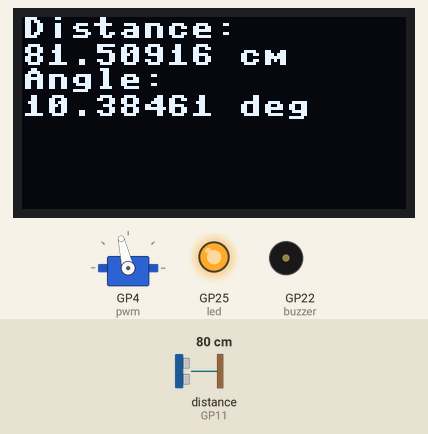
The program below on a simulated Raspberry Pi Pico running MicroPython. Shown: 128×64 one-colour display, servo, output pins drawn as LEDs (lit = HIGH), buzzer (waves = sounding, pin HIGH). Dashed ring = blinking. The inputs (shaded band) are chosen by the test bench; at power-on: distance to the obstacle (sensor on GP11) 80 cm. The echo pulse lasts 58.3 µs per cm; servo angles are drawn from the pulse width (0.5 ms = 0°, 2.5 ms = 180°); pins used as bus, display or sensor lines are not drawn; what the program prints to the serial console is not drawn.

Above: at 1.2 s.
1.3 s: distance to the obstacle (sensor on GP11) set to 2 cm
At 1.43 s:
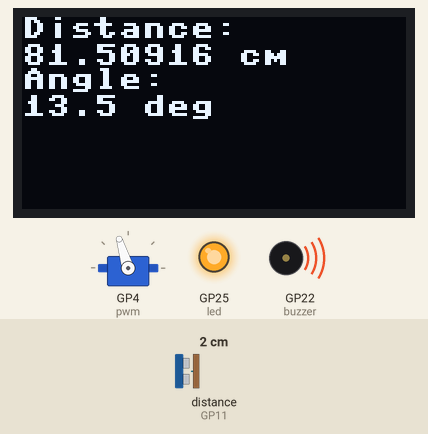
At 1.8 s:
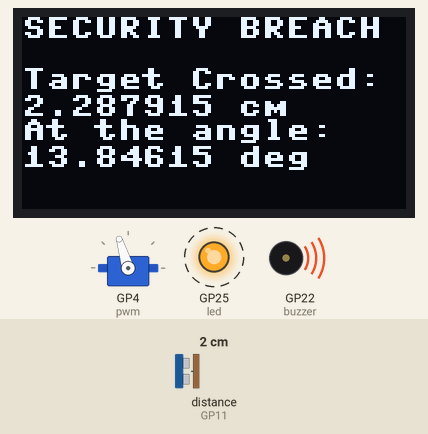
Timing chart, 0 to 9.4 s (numbered marks = the images above; inputs shaded):
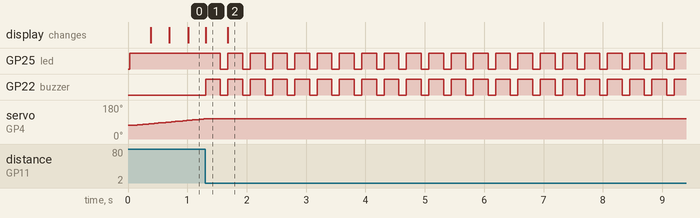

The program:

rp2040_ultrasonic_servo_oled_radar.py
```python
'''VERY IMPORTANT TO CONNECT ALL THE COMPONENTS TO THE BOARD BEFORE RUNNING THE CODE OTHERWISE YOU MAY GET SOME ERRORS!!!'''
from machine import Pin, I2C
from ssd1306 import SSD1306_I2C
import framebuf
from machine import Pin, PWM
import utime
import math

Mid = 1500000
Min = 1300000     # set min value to 500000 to get about -90 degree sweep.
Max = 1700000     # set max value to 2500000 to get about +90 degree sweep.
# set min to 500000 and max to 2500000 to get 180 degree sweep.
a = Min
step = 10000      # quantize the angle motor should make at a time.

# scl clock pin is gpio 13 and data pin is gpio 12.
i2c = I2C(0, scl=Pin(13), sda=Pin(12), freq=400000)
print("I2C Address: "+hex(i2c.scan()[0]).upper())
print("I2C Configuration: "+str(i2c))
oled = SSD1306_I2C(128, 64, i2c)

# set buzzer pin to gpio 22.
buzzer = Pin(22, Pin.OUT)
buzzer.value(0)
led = Pin(25, Pin.OUT)
led.value(1)
pwm = PWM(Pin(4))
# set trigger pin of ultrasonic sensor to gpio 10.
trig = Pin(10, Pin.OUT)
# set trigger pin of ultrasonic sensor to gpio 10.
echo = Pin(11, Pin.IN)

pwm.freq(50)
pwm.duty_ns(a)


def distance_cm():
    trig.low()
    utime.sleep_us(2)
    trig.high()
    utime.sleep_us(4)
    trig.low()
    while echo.value() == 0:
        sLOW = utime.ticks_us()
    while echo.value() == 1:
        sHIGH = utime.ticks_us()
    timePerSignal = sHIGH - sLOW
    distance = (timePerSignal * 0.03493) / 2
    print("Distance", distance, "cm")
    return distance


while True:
    while(a >= (Min - step) and a <= (Max - step)):
        oled.fill(0)
        the_distance = distance_cm()
        while(the_distance <= 15):
            buzzer.value(1)
            led.value(1)
            utime.sleep(0.25)
            buzzer.value(0)
            led.value(0)
            utime.sleep(0.1)
            print("SECURITY BREACH")
            oled.text("SECURITY BREACH", 0, 0)
            oled.text("Target Crossed:", 0, 17)
            oled.text(str(the_distance) + " cm", 0, 26)
            angle = (180/4)*((a/Min)-1)
            oled.text("At the angle:", 0, 34)
            oled.text(str(angle) + " deg", 0, 43)
            oled.show()
        oled.text("Distance: ", 0, 0)
        oled.text(str(the_distance) + " cm", 0, 9)
        angle = (180/4)*((a/Min)-1)
        print("angle is ", angle)
        oled.text("Angle: ", 0, 17)
        oled.text(str(angle) + " deg", 0, 26)
        oled.show()
        pwm.duty_ns(a)
        a = a + step
        print(a)
        utime.sleep(0.001)
    while(a >= Min and a <= Max):
        oled.fill(0)
        the_distance = distance_cm()
        while(the_distance <= 15):
            buzzer.value(1)
            led.value(1)
            utime.sleep(0.25)
            buzzer.value(0)
            led.value(0)
            utime.sleep(0.1)
            print("SECURITY BREACH")
            oled.text("SECURITY BREACH", 0, 0)
            oled.text("Target Crossed:", 0, 17)
            oled.text(str(the_distance) + " cm", 0, 26)
            angle = (180/4)*((a/Min)-1)
            oled.text("At the angle:", 0, 34)
            oled.text(str(angle) + " deg", 0, 43)
            oled.show()
        oled.text("Distance: ", 0, 0)
        oled.text(str(the_distance) + " cm", 0, 9)
        angle = (180/4)*((a/Min)-1)
        print("angle is ", angle)
        oled.text("Angle: ", 0, 17)
        oled.text(str(angle) + " deg", 0, 26)
        oled.show()
        pwm.duty_ns(a)
        a = a - step
        print(a)
        utime.sleep(0.001)
```

Measured:
- after the input at 1.3 s, GP25 (led): alternates HIGH for 0.25 s and LOW for 0.13 s, starting after 0.26 s; GP22 (buzzer): alternates HIGH for 0.25 s and LOW for 0.13 s, starting at once; servo on GP4 (pwm): goes on until 1.3 s, then stays 107°; the display: changes at once (image 1)
